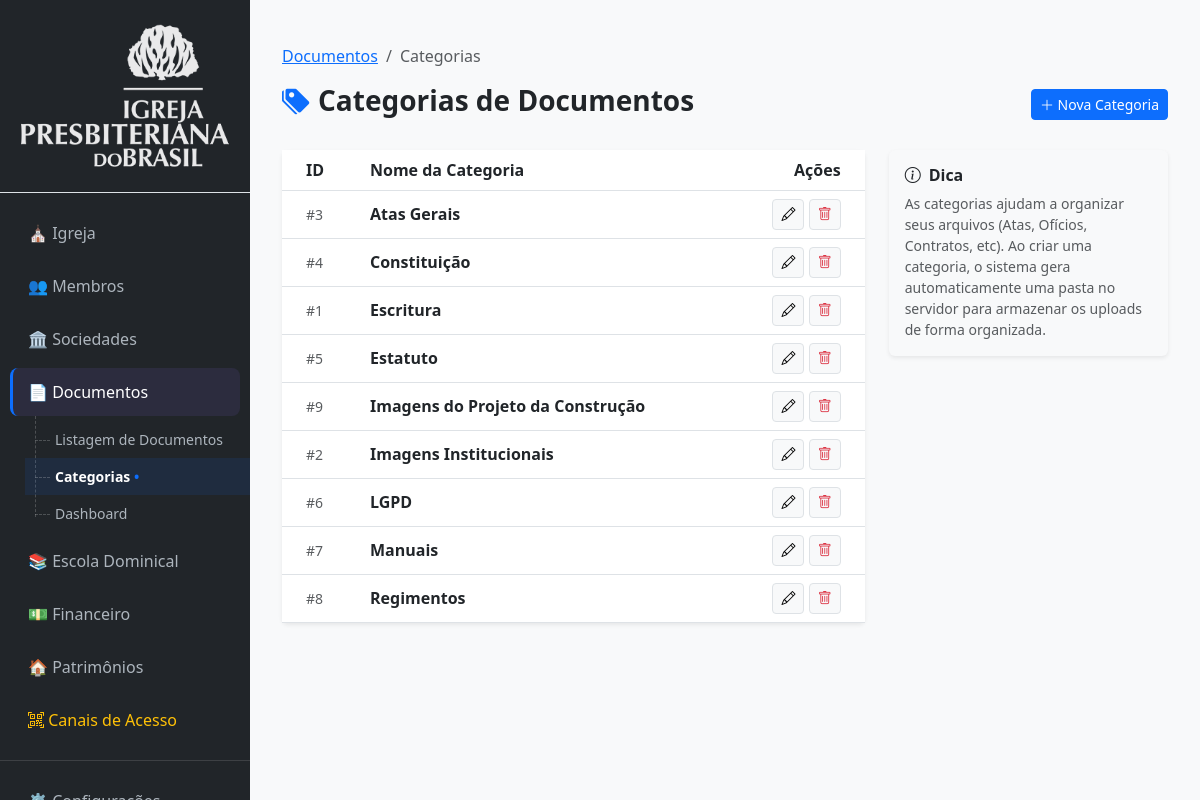
Page /documentos/categorias (signed in) on the committed database.
### tables this page shows
CREATE TABLE `documentos_categorias` (
  `documento_categoria_id` int(11) NOT NULL,
  `documento_categoria_igreja_id` int(11) DEFAULT NULL,
  `documento_categoria_nome` varchar(100) DEFAULT NULL
);

### app/Controllers/DocumentosController.php (called while the page is built, shortened)
<?php
class DocumentosController extends Controller
{
    private $model;
    public function __construct()
    {
        $this->model = new Documento();
    }
	public function categorias()
	{
		$igrejaId = $_SESSION['usuario_igreja_id'];
		$categorias = $this->model->getCategorias($igrejaId);
		$this->view('documentos/categorias', [
			'categorias' => $categorias
		]);
	}
}

### app/Core/Router.php (called while the page is built, shortened)
<?php
require_once __DIR__ . '/Autoload.php';
class Router
{
    public function run()
    {
        $url = $this->getUrl();
		$method = $url[1] ?? 'index';
        $params = array_slice($url, 2);
        $controller = new $controllerClass();
        call_user_func_array([$controller, $method], $params);
    }
    private function getUrl()
    {
        if (!empty($_GET['url'])) {
            $url = rtrim($_GET['url'], '/');
            $url = filter_var($url, FILTER_SANITIZE_URL);
            return explode('/', $url);
        }
        return [];
    }
}

### public/index.php (called while the page is built, shortened)
<?php
$config = require '../config/app.php';
require_once '../app/Core/Router.php';
$router = new Router();
$router->run();

### config/app.php (called while the page is built)
<?php
return [
    'base_path' => '/',
    'base_url' => 'http://ekklesia.local/'
];

### app/Helpers/url.php (called while the page is built, shortened)
<?php
function base_path()
{
    static $base = null;
    if ($base === null) {
        $config = require __DIR__ . '/../../config/app.php';
        $base = rtrim($config['base_path'], '/');
    }
    return $base;
}
function url($path = '')
{
    return base_path() . '/' . ltrim($path, '/');
}

### app/Core/Autoload.php (called while the page is built, shortened)
<?php
spl_autoload_register(function ($class) {
    $prefix = 'App\\';
    $base_dir = __DIR__ . '/../';
    $len = strlen($prefix);
    $relative_class = substr($class, $len);
    $file = $base_dir . str_replace('\\', '/', $relative_class) . '.php';
});
require_once __DIR__ . '/../Helpers/url.php';

### config/database.php (called while the page is built)
<?php
return [
    'host'   => '127.0.0.1',
    'port'   => '3306',
    'dbname' => 'EKKLESIA',
    'user'   => 'root',
    'pass'   => 'NovaSenhaForteAqui',
];

### app/Core/Database.php (called while the page is built, shortened)
<?php
class Database
{
    private static ?PDO $instance = null;
    public static function getInstance(): PDO
    {
        if (self::$instance === null) {
            $config = require __DIR__ . '/../../config/database.php';
            $dsn = "mysql:host={$config['host']};port={$config['port']};dbname={$config['dbname']};charset=utf8mb4";
            try {
                self::$instance = new PDO(
                    $dsn,
                    $config['user'],
                    $config['pass'],
                    [
                        PDO::ATTR_ERRMODE => PDO::ERRMODE_EXCEPTION,
                        PDO::ATTR_DEFAULT_FETCH_MODE => PDO::FETCH_ASSOC,
                        PDO::ATTR_EMULATE_PREPARES => false,
                        PDO::MYSQL_ATTR_INIT_COMMAND => "SET time_zone = '-03:00'"
                    ]
                );
            } catch (PDOException $e) {
                die("Erro ao conectar no banco: " . $e->getMessage());
            }
        }
        return self::$instance;
    }
}

### app/Models/Documento.php (called while the page is built, shortened)
<?php
class Documento
{
    private $db;
    public function __construct()
    {
        $this->db = Database::getInstance();
    }
    public function getCategorias($igrejaId)
    {
        $stmt = $this->db->prepare("SELECT * FROM documentos_categorias WHERE documento_categoria_igreja_id = ? ORDER BY documento_categoria_nome ASC");
        $stmt->execute([$igrejaId]);
        return $stmt->fetchAll(PDO::FETCH_ASSOC);
    }
}

### app/Views/paginas/documentos/categorias.php (the view, shortened to what this page needs)
<div class="container-fluid py-4">
    <nav aria-label="breadcrumb">
        <ol class="breadcrumb">
            <li class="breadcrumb-item"><a href="<?= url('documentos') ?>">Documentos</a></li>
            <li class="breadcrumb-item active">Categorias</li>
        </ol>
    </nav>
    <div class="d-flex justify-content-between align-items-center mb-4">
        <h3 class="fw-bold"><i class="bi bi-tags-fill me-2 text-primary"></i>Categorias de Documentos</h3>
        <button class="btn btn-primary btn-sm" data-bs-toggle="modal" data-bs-target="#modalNovaCategoria">
            <i class="bi bi-plus-lg"></i> Nova Categoria
        </button>
    </div>
    <div class="row">
        <div class="col-md-8">
            <div class="card shadow-sm border-0">
                <div class="card-body p-0">
                    <div class="table-responsive">
                        <table class="table table-hover align-middle mb-0">
                            <thead class="bg-light">
                                <tr>
                                    <th class="ps-4" style="width: 80px;">ID</th>
                                    <th>Nome da Categoria</th>
                                    <th class="text-end pe-4">Ações</th>
                                </tr>
                            </thead>
                            <tbody>
                                <?php if(!empty($categorias)): foreach($categorias as $cat): ?>
                                <tr>
                                    <td class="ps-4 text-muted small">#<?= $cat['documento_categoria_id'] ?></td>
                                    <td><span class="fw-bold"><?= $cat['documento_categoria_nome'] ?></span></td>
                                    <td class="text-end pe-4">
                                        <button class="btn btn-sm btn-light border"
                                                onclick="editarCategoria(<?= $cat['documento_categoria_id'] ?>, '<?= $cat['documento_categoria_nome'] ?>')">
                                            <i class="bi bi-pencil"></i>
                                        </button>
                                        <a href="<?= url('documentos/excluir_categoria/'.$cat['documento_categoria_id']) ?>"
                                           class="btn btn-sm btn-light border text-danger"
                                           onclick="return confirm('Tem certeza? Isso pode afetar documentos vinculados.')">
                                            <i class="bi bi-trash"></i>
                                        </a>
                                    </td>
                                </tr>
                                <?php endforeach; else: ?>
                                <tr>
                                    <td colspan="3" class="text-center py-5 text-muted">Nenhuma categoria cadastrada.</td>
                                </tr>
                                <?php endif; ?>
                            </tbody>
                        </table>
                    </div>
                </div>
            </div>
        </div>
        <div class="col-md-4">
            <div class="card border-0 shadow-sm bg-light">
                <div class="card-body">
                    <h6 class="fw-bold"><i class="bi bi-info-circle me-2"></i>Dica</h6>
                    <p class="small text-muted mb-0">
                        As categorias ajudam a organizar seus arquivos (Atas, Ofícios, Contratos, etc).
                        Ao criar uma categoria, o sistema gera automaticamente uma pasta no servidor para armazenar os uploads de forma organizada.
                    </p>
                </div>
            </div>
        </div>
    </div>
</div>

### rows in the picture
documentos_categorias: documento_categoria_id "3", documento_categoria_nome "Atas Gerais"
documentos_categorias: documento_categoria_id "4", documento_categoria_nome "Constituição"
documentos_categorias: documento_categoria_id "1", documento_categoria_nome "Escritura"
documentos_categorias: documento_categoria_id "5", documento_categoria_nome "Estatuto"
documentos_categorias: documento_categoria_id "9", documento_categoria_nome "Imagens do Projeto da Construção"
documentos_categorias: documento_categoria_id "2", documento_categoria_nome "Imagens Institucionais"
documentos_categorias: documento_categoria_id "6", documento_categoria_nome "LGPD"
documentos_categorias: documento_categoria_id "7", documento_categoria_nome "Manuais"
documentos_categorias: documento_categoria_id "8", documento_categoria_nome "Regimentos"
